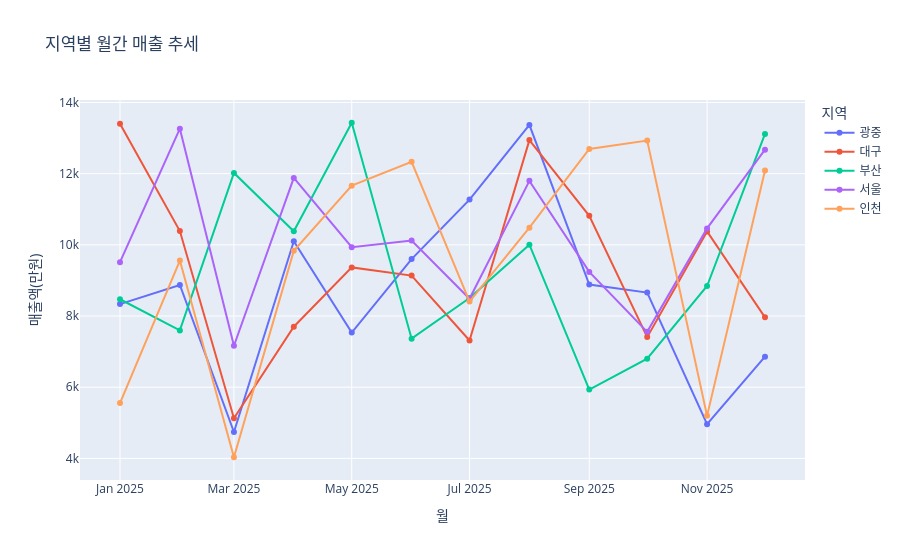

Notebook code for this chart:
### Code cell
# 월별 + 지역별 총 매출
df['month'] = df['date'].dt.strftime('%Y-%m')
df_month_region = df.groupby(['month','region'])['sales'].sum().reset_index()

# Plotly 그래프
fig = px.line(
    df_month_region,
    x='month',
    y='sales',
    color='region',
    title='지역별 월간 매출 추세',
    markers=True
)

fig.update_layout(
    xaxis_title='월',
    yaxis_title='매출액(만원)',
    legend_title='지역'
)
fig.show()

### Figure 1 — Plotly figure (JSON) as saved in the notebook; plotly's stock layout.template omitted (floating-point values rounded to 4 significant figures)
{"data": [{"hovertemplate": "region=광중<br>month=%{x}<br>sales=%{y}<extra></extra>", "legendgroup": "광중", "line": {"color": "#636efa", "dash": "solid"}, "marker": {"symbol": "circle"}, "mode": "lines+markers", "name": "광중", "orientation": "v", "showlegend": true, "type": "scatter", "x": ["2025-01", "2025-02", "2025-03", "2025-04", "2025-05", "2025-06", "2025-07", "2025-08", "2025-09", "2025-10", "2025-11", "2025-12"], "xaxis": "x", "y": [8335, 8872, 4741, 10099, 7535, 9599, 11271, 13369, 8885, 8658, 4962, 6859], "yaxis": "y"}, {"hovertemplate": "region=대구<br>month=%{x}<br>sales=%{y}<extra></extra>", "legendgroup": "대구", "line": {"color": "#EF553B", "dash": "solid"}, "marker": {"symbol": "circle"}, "mode": "lines+markers", "name": "대구", "orientation": "v", "showlegend": true, "type": "scatter", "x": ["2025-01", "2025-02", "2025-03", "2025-04", "2025-05", "2025-06", "2025-07", "2025-08", "2025-09", "2025-10", "2025-11", "2025-12"], "xaxis": "x", "y": [13404, 10386, 5129, 7699, 9366, 9135, 7313, 12942, 10815, 7407, 10377, 7962], "yaxis": "y"}, {"hovertemplate": "region=부산<br>month=%{x}<br>sales=%{y}<extra></extra>", "legendgroup": "부산", "line": {"color": "#00cc96", "dash": "solid"}, "marker": {"symbol": "circle"}, "mode": "lines+markers", "name": "부산", "orientation": "v", "showlegend": true, "type": "scatter", "x": ["2025-01", "2025-02", "2025-03", "2025-04", "2025-05", "2025-06", "2025-07", "2025-08", "2025-09", "2025-10", "2025-11", "2025-12"], "xaxis": "x", "y": [8471, 7596, 12020, 10379, 13430, 7364, 8506, 10005, 5934, 6802, 8843, 13116], "yaxis": "y"}, {"hovertemplate": "region=서울<br>month=%{x}<br>sales=%{y}<extra></extra>", "legendgroup": "서울", "line": {"color": "#ab63fa", "dash": "solid"}, "marker": {"symbol": "circle"}, "mode": "lines+markers", "name": "서울", "orientation": "v", "showlegend": true, "type": "scatter", "x": ["2025-01", "2025-02", "2025-03", "2025-04", "2025-05", "2025-06", "2025-07", "2025-08", "2025-09", "2025-10", "2025-11", "2025-12"], "xaxis": "x", "y": [9514, 13263, 7164, 11881, 9932, 10123, 8486, 11797, 9240, 7556, 10462, 12673], "yaxis": "y"}, {"hovertemplate": "region=인천<br>month=%{x}<br>sales=%{y}<extra></extra>", "legendgroup": "인천", "line": {"color": "#FFA15A", "dash": "solid"}, "marker": {"symbol": "circle"}, "mode": "lines+markers", "name": "인천", "orientation": "v", "showlegend": true, "type": "scatter", "x": ["2025-01", "2025-02", "2025-03", "2025-04", "2025-05", "2025-06", "2025-07", "2025-08", "2025-09", "2025-10", "2025-11", "2025-12"], "xaxis": "x", "y": [5555, 9557, 4032, 9834, 11663, 12332, 8406, 10483, 12695, 12930, 5195, 12090], "yaxis": "y"}], "layout": {"legend": {"title": {"text": "지역"}, "tracegroupgap": 0}, "title": {"text": "지역별 월간 매출 추세"}, "xaxis": {"anchor": "y", "domain": [0, 1], "title": {"text": "월"}}, "yaxis": {"anchor": "x", "domain": [0, 1], "title": {"text": "매출액(만원)"}}}}
